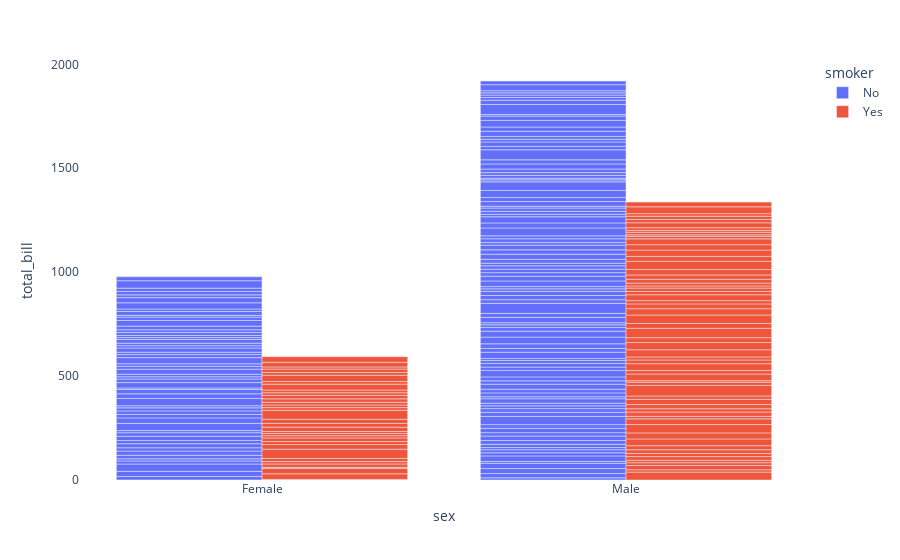

This figure's notebook cell:
### Code cell
# import plotly.express as px
# tips = px.data.tips()
# fig = px.bar(tips, x="sex", y="total_bill", color="smoker", barmode="group")

# fig.update_layout({
# "plot_bgcolor": "rgba(0, 0, 0, 0)",
# "paper_bgcolor": "rgba(0, 0, 0, 0)",
# })

# fig.show()

### Figure 1 — Plotly figure (JSON) as saved in the notebook; plotly's stock layout.template omitted (floating-point values rounded to 4 significant figures; data arrays with more than 128 entries replaced by an {"elided": "..."} marker saying what was removed)
{"data": [{"alignmentgroup": "True", "hovertemplate": "smoker=No<br>sex=%{x}<br>total_bill=%{y}<extra></extra>", "legendgroup": "No", "marker": {"color": "#636efa", "pattern": {"shape": ""}}, "name": "No", "offsetgroup": "No", "orientation": "v", "showlegend": true, "textposition": "auto", "type": "bar", "x": {"elided": "151 str values"}, "xaxis": "x", "y": {"elided": "151 float values"}, "yaxis": "y"}, {"alignmentgroup": "True", "hovertemplate": "smoker=Yes<br>sex=%{x}<br>total_bill=%{y}<extra></extra>", "legendgroup": "Yes", "marker": {"color": "#EF553B", "pattern": {"shape": ""}}, "name": "Yes", "offsetgroup": "Yes", "orientation": "v", "showlegend": true, "textposition": "auto", "type": "bar", "x": ["Male", "Male", "Male", "Male", "Male", "Male", "Female", "Male", "Female", "Female", "Male", "Male", "Male", "Male", "Female", "Female", "Male", "Male", "Male", "Male", "Female", "Female", "Female", "Female", "Male", "Male", "Male", "Female", "Male", "Female", "Female", "Female", "Male", "Male", "Male", "Male", "Male", "Male", "Male", "Male", "Female", "Male", "Male", "Male", "Male", "Male", "Male", "Female", "Male", "Female", "Male", "Male", "Female", "Male", "Male", "Male", "Male", "Female", "Female", "Male", "Male", "Female", "Female", "Female", "Male", "Female", "Male", "Male", "Male", "Female", "Male", "Male", "Female", "Female", "Female", "Male", "Male", "Male", "Female", "Male", "Female", "Male", "Male", "Female", "Female", "Female", "Male", "Male", "Male", "Male", "Male", "Female", "Male"], "xaxis": "x", "y": [38.01, 11.24, 20.29, 13.81, 11.02, 18.29, 3.07, 15.01, 26.86, 25.28, 17.92, 19.44, 32.68, 28.97, 5.75, 16.32, 40.17, 27.28, 12.03, 21.01, 11.35, 15.38, 44.3, 22.42, 15.36, 20.49, 25.21, 14.31, 16, 17.51, 10.59, 10.63, 50.81, 15.81, 7.25, 31.85, 16.82, 32.9, 17.89, 14.48, 9.6, 34.63, 34.65, 23.33, 45.35, 23.17, 40.55, 20.9, 30.46, 18.15, 23.1, 15.69, 19.81, 28.44, 15.48, 16.58, 10.34, 43.11, 13, 13.51, 18.71, 12.74, 13, 16.4, 20.53, 16.47, 26.59, 38.73, 24.27, 12.76, 30.06, 25.89, 13.27, 28.17, 12.9, 28.15, 11.59, 7.74, 30.14, 12.16, 13.42, 8.58, 13.42, 16.27, 10.09, 22.12, 24.01, 15.69, 15.53, 12.6, 32.83, 27.18, 22.67], "yaxis": "y"}], "layout": {"autosize": true, "barmode": "group", "legend": {"title": {"text": "smoker"}, "tracegroupgap": 0}, "margin": {"t": 60}, "paper_bgcolor": "rgba(0, 0, 0, 0)", "plot_bgcolor": "rgba(0, 0, 0, 0)", "xaxis": {"anchor": "y", "autorange": true, "domain": [0, 1], "range": [-0.5, 1.5], "title": {"text": "sex"}, "type": "category"}, "yaxis": {"anchor": "x", "autorange": true, "domain": [0, 1], "range": [0, 2021.0], "title": {"text": "total_bill"}, "type": "linear"}}}
